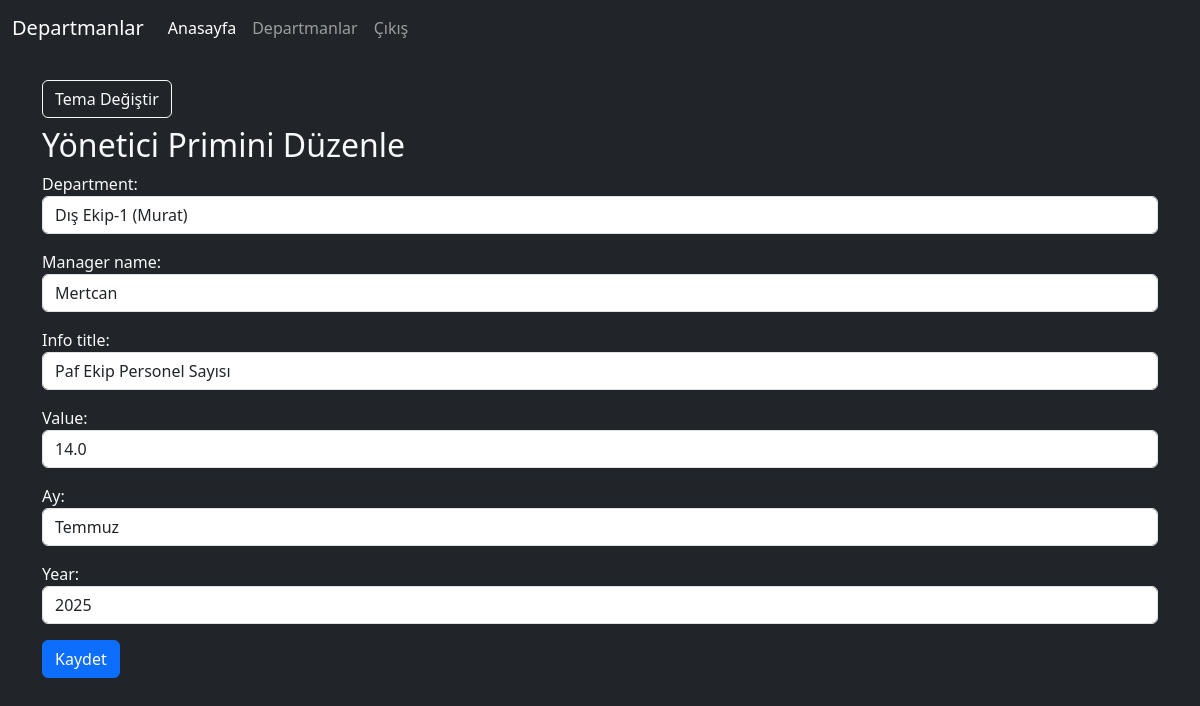
The app's page /edit_bonus/5/ with its own data.
### departmanlar/models.py (models this page shows, shortened)
class ManagerBonus(models.Model):
    DEPARTMENT_CHOICES = [
        ('Dış Ekip-1 (Murat)', 'Dış Ekip-1 (Murat)'),
        ('Dış Ekip-2 (Mertcan)', 'Dış Ekip-2 (Mertcan)'),
        ('Karşılama Ekibi (Ece)', 'Karşılama Ekibi (Ece)'),
        ('Dönüşüm Ekibi (Alper)', 'Dönüşüm Ekibi (Alper)'),
        ('Yatırımlı Pasif Ekibi (Asuman)', 'Yatırımlı Pasif Ekibi (Asuman)'),
        ('Retation Ekibi (Asuman)', 'Retation Ekibi (Asuman)'),
    ]
    department = models.CharField(
        max_length=50,
        choices=DEPARTMENT_CHOICES,
        default="Dış Ekip-1 (Murat)"
    )
    manager_name = models.CharField(max_length=100, default="Bilinmiyor")
    info_title = models.CharField(max_length=100, default="Bilinmiyor")
    value = models.FloatField(default=0)
    month = models.IntegerField(default=1)
    year = models.IntegerField(default=2025)

### departmanlar/views.py (the view)
# urls.py: path('edit_bonus/<int:pk>/', views.edit_bonus, name='edit_bonus'),
def edit_bonus(request, pk):
    bonus = get_object_or_404(ManagerBonus, pk=pk)
    if request.method == 'POST':
        form = ManagerBonusForm(request.POST, instance=bonus)
        if form.is_valid():
            form.save()
            messages.success(request, "Prim güncellendi.")
            return redirect('dashboard')
        else:
            messages.error(request, "Formda hata var.")
    else:
        form = ManagerBonusForm(instance=bonus)
    return render(request, 'departmanlar/edit_bonus.html', {'form': form, 'bonus': bonus})

### departmanlar/forms.py (shortened to what this page needs)
class ManagerBonusForm(forms.ModelForm):
    MONTH_CHOICES = [
        ('1', 'Ocak'),
        ('2', 'Şubat'),
        ('3', 'Mart'),
        ('4', 'Nisan'),
        ('5', 'Mayıs'),
        ('6', 'Haziran'),
        ('7', 'Temmuz'),
        ('8', 'Ağustos'),
        ('9', 'Eylül'),
        ('10', 'Ekim'),
        ('11', 'Kasım'),
        ('12', 'Aralık'),
    ]
    month = forms.ChoiceField(
        choices=MONTH_CHOICES,
        label="Ay",
        widget=forms.Select(attrs={'class': 'form-control'})
    )
    class Meta:
        model = ManagerBonus
        fields = ['department', 'manager_name', 'info_title', 'value', 'month', 'year']
        widgets = {
            'department': forms.Select(attrs={'class': 'form-control'}),
            'manager_name': forms.TextInput(attrs={'class': 'form-control'}),
            'info_title': forms.TextInput(attrs={'class': 'form-control'}),
            'value': forms.TextInput(attrs={'class': 'form-control'}),
            'year': forms.NumberInput(attrs={'class': 'form-control', 'min': 2000, 'max': 2100}),
        }

### departmanlar/templates/departmanlar/edit_bonus.html (shortened to what this page needs)
{% extends "base.html" %}
{% block content %}
<h2>Yönetici Primini Düzenle</h2>
<form method="post">
    {{ form.as_p }}
    <button type="submit" class="btn btn-primary">Kaydet</button>
</form>
{% endblock %}

### records on screen
ManagerBonus: department "Dış Ekip-1 (Murat)", manager_name "Mertcan", info_title "Paf Ekip Personel Sayısı", value "14.0", month "Temmuz", year "2025"
